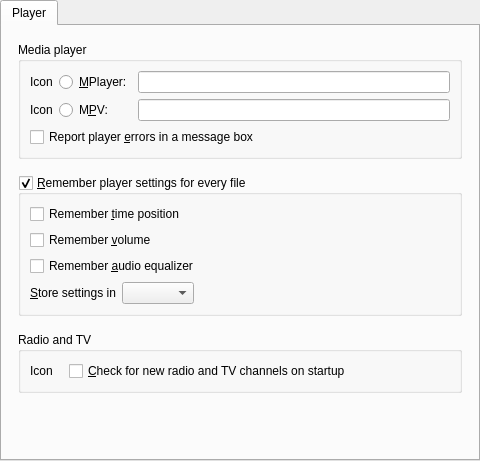
<?xml version="1.0" encoding="UTF-8"?>
<ui version="4.0">
 <class>Gui::Pref::TPlayerSection</class>
 <widget class="QWidget" name="Gui::Pref::TPlayerSection">
  <property name="geometry">
   <rect>
    <x>0</x>
    <y>0</y>
    <width>480</width>
    <height>460</height>
   </rect>
  </property>
  <layout class="QVBoxLayout">
   <property name="spacing">
    <number>0</number>
   </property>
   <property name="margin">
    <number>0</number>
   </property>
   <item>
    <widget class="QTabWidget" name="player_tab_widget">
     <property name="currentIndex">
      <number>0</number>
     </property>
     <widget class="QWidget" name="player_tab">
      <attribute name="title">
       <string>Player</string>
      </attribute>
      <layout class="QVBoxLayout" name="verticalLayout_2">
       <property name="spacing">
        <number>16</number>
       </property>
       <property name="margin">
        <number>16</number>
       </property>
       <item>
        <widget class="QGroupBox" name="player_group">
         <property name="title">
          <string>Media player</string>
         </property>
         <property name="flat">
          <bool>true</bool>
         </property>
         <layout class="QVBoxLayout" name="verticalLayout">
          <item>
           <layout class="QGridLayout" name="player_gridlayout">
            <item row="0" column="0">
             <widget class="QLabel" name="mplayer_icon_label">
              <property name="text">
               <string>Icon</string>
              </property>
             </widget>
            </item>
            <item row="0" column="3">
             <widget class="Gui::TFileChooser" name="mplayer_edit"/>
            </item>
            <item row="0" column="2">
             <widget class="QRadioButton" name="mplayer_radio">
              <property name="text">
               <string>&amp;MPlayer:</string>
              </property>
             </widget>
            </item>
            <item row="1" column="0">
             <widget class="QLabel" name="mpv_icon_label">
              <property name="text">
               <string>Icon</string>
              </property>
             </widget>
            </item>
            <item row="1" column="2">
             <widget class="QRadioButton" name="mpv_radio">
              <property name="text">
               <string>M&amp;PV:</string>
              </property>
             </widget>
            </item>
            <item row="1" column="3">
             <widget class="Gui::TFileChooser" name="mpv_edit"/>
            </item>
           </layout>
          </item>
          <item>
           <widget class="QCheckBox" name="report_player_crashes_check">
            <property name="text">
             <string>Report player &amp;errors in a message box</string>
            </property>
           </widget>
          </item>
         </layout>
        </widget>
       </item>
       <item>
        <widget class="QGroupBox" name="settings_group">
         <property name="enabled">
          <bool>true</bool>
         </property>
         <property name="title">
          <string>&amp;Remember player settings for every file</string>
         </property>
         <property name="flat">
          <bool>true</bool>
         </property>
         <property name="checkable">
          <bool>true</bool>
         </property>
         <layout class="QVBoxLayout">
          <item>
           <widget class="QCheckBox" name="remember_time_check">
            <property name="sizePolicy">
             <sizepolicy hsizetype="MinimumExpanding" vsizetype="Fixed">
              <horstretch>0</horstretch>
              <verstretch>0</verstretch>
             </sizepolicy>
            </property>
            <property name="text">
             <string>Remember &amp;time position</string>
            </property>
           </widget>
          </item>
          <item>
           <widget class="QCheckBox" name="remember_volume_check">
            <property name="text">
             <string>Remember &amp;volume</string>
            </property>
           </widget>
          </item>
          <item>
           <widget class="QCheckBox" name="remember_audio_eq_check">
            <property name="text">
             <string>Remember &amp;audio equalizer</string>
            </property>
           </widget>
          </item>
          <item>
           <layout class="QHBoxLayout">
            <item>
             <widget class="QLabel" name="filesettings_method_label">
              <property name="text">
               <string>&amp;Store settings in</string>
              </property>
              <property name="buddy">
               <cstring>filesettings_method_combo</cstring>
              </property>
             </widget>
            </item>
            <item>
             <widget class="QComboBox" name="filesettings_method_combo"/>
            </item>
            <item>
             <spacer>
              <property name="orientation">
               <enum>Qt::Horizontal</enum>
              </property>
              <property name="sizeHint" stdset="0">
               <size>
                <width>40</width>
                <height>20</height>
               </size>
              </property>
             </spacer>
            </item>
           </layout>
          </item>
         </layout>
        </widget>
       </item>
       <item>
        <widget class="QGroupBox" name="radio_tv_group">
         <property name="title">
          <string>Radio and TV</string>
         </property>
         <property name="flat">
          <bool>true</bool>
         </property>
         <layout class="QHBoxLayout" name="horizontalLayout">
          <property name="spacing">
           <number>16</number>
          </property>
          <item>
           <widget class="QLabel" name="radio_tv_icon_label">
            <property name="text">
             <string>Icon</string>
            </property>
           </widget>
          </item>
          <item>
           <widget class="QCheckBox" name="radio_tv_rescan_check">
            <property name="text">
             <string>&amp;Check for new radio and TV channels on startup</string>
            </property>
           </widget>
          </item>
          <item>
           <spacer name="horizontalSpacer">
            <property name="orientation">
             <enum>Qt::Horizontal</enum>
            </property>
            <property name="sizeHint" stdset="0">
             <size>
              <width>40</width>
              <height>20</height>
             </size>
            </property>
           </spacer>
          </item>
         </layout>
        </widget>
       </item>
       <item>
        <widget class="QWidget" name="widget" native="true">
         <property name="minimumSize">
          <size>
           <width>0</width>
           <height>32</height>
          </size>
         </property>
        </widget>
       </item>
       <item>
        <spacer>
         <property name="orientation">
          <enum>Qt::Vertical</enum>
         </property>
         <property name="sizeType">
          <enum>QSizePolicy::Expanding</enum>
         </property>
         <property name="sizeHint" stdset="0">
          <size>
           <width>20</width>
           <height>40</height>
          </size>
         </property>
        </spacer>
       </item>
      </layout>
     </widget>
    </widget>
   </item>
  </layout>
 </widget>
 <customwidgets>
  <customwidget>
   <class>Gui::TFileChooser</class>
   <extends>QLineEdit</extends>
   <header>gui/filechooser.h</header>
  </customwidget>
 </customwidgets>
 <tabstops>
  <tabstop>player_tab_widget</tabstop>
  <tabstop>mplayer_radio</tabstop>
  <tabstop>mplayer_edit</tabstop>
  <tabstop>mpv_radio</tabstop>
  <tabstop>mpv_edit</tabstop>
  <tabstop>report_player_crashes_check</tabstop>
  <tabstop>settings_group</tabstop>
  <tabstop>remember_time_check</tabstop>
  <tabstop>remember_volume_check</tabstop>
  <tabstop>remember_audio_eq_check</tabstop>
  <tabstop>filesettings_method_combo</tabstop>
  <tabstop>radio_tv_rescan_check</tabstop>
 </tabstops>
 <resources/>
 <connections/>
</ui>
